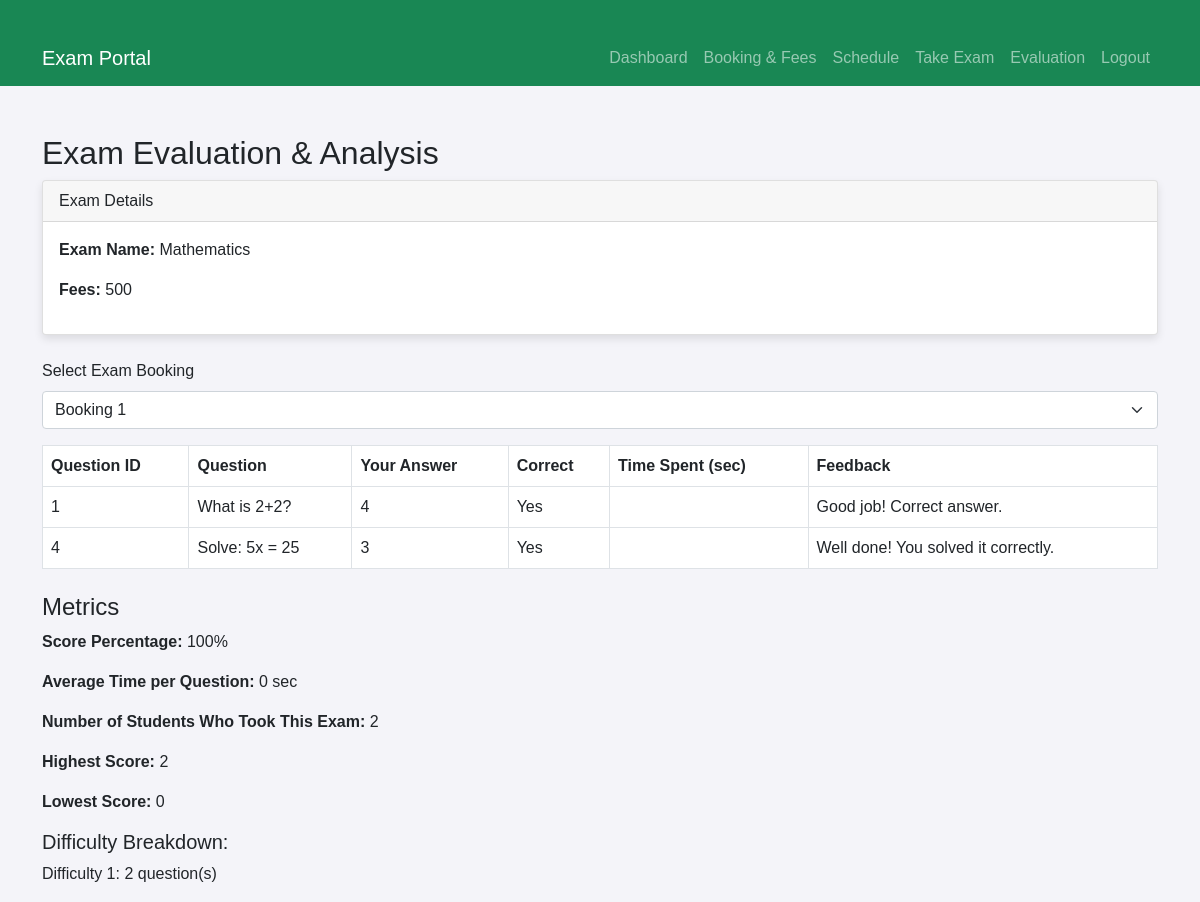
The app's page /pages/evaluation.php (signed in) with its own data.
### tables this page shows
CREATE TABLE
    exam (
        Exam_ID BIGINT PRIMARY key auto_increment NOT NULL,
        name VARCHAR(25) NOT NULL,
        fees INT (10) NOT NULL DEFAULT 0
    );

CREATE TABLE
    exam_results (
        result_ID BIGINT PRIMARY KEY AUTO_INCREMENT,
        booking_ID INT NOT NULL,
        QID INT NOT NULL,
        selected_option INT DEFAULT NULL,
        is_correct BOOLEAN DEFAULT NULL,
        start_time DATETIME NOT NULL DEFAULT CURRENT_TIMESTAMP,
        end_time DATETIME DEFAULT NULL,
        FOREIGN KEY (booking_ID) REFERENCES takes_exam (booking_ID) ON DELETE CASCADE,
        FOREIGN KEY (QID) REFERENCES questions (QID) ON DELETE CASCADE
    );

CREATE TABLE
    questions (
        QID INT NOT NULL PRIMARY key AUTO_INCREMENT,
        question text NOT NULL,
        difficulty INT NOT NULL,
        option1 text NOT NULL,
        option2 text NOT NULL,
        option3 text NOT NULL,
        option4 text NOT NULL,
        correct_option INT NOT NULL
    );

### pages/evaluation.php (the view, shortened to what this page needs)
<?php
require_once '../include/dbh.inc.php';
$roll = $_SESSION['roll'];
$stmt = $pdo->prepare("SELECT booking_ID, Exam_ID FROM takes_exam WHERE Roll_number = ? AND end_time IS NOT NULL ORDER BY booking_ID DESC");
$stmt->execute([$roll]);
$bookings = $stmt->fetchAll(PDO::FETCH_ASSOC);
$selectedBookingID = isset($_GET['bookingID']) ? $_GET['bookingID'] : $bookings[0]['booking_ID'];
$stmt = $pdo->prepare("SELECT Exam_ID FROM takes_exam WHERE booking_ID = ?");
$stmt->execute([$selectedBookingID]);
$examData = $stmt->fetch(PDO::FETCH_ASSOC);
$examID = $examData['Exam_ID'];
$stmt = $pdo->prepare("SELECT * FROM exam WHERE Exam_ID = ?");
$stmt->execute([$examID]);
$examDetails = $stmt->fetch(PDO::FETCH_ASSOC);
$stmt = $pdo->prepare("
    SELECT er.QID, q.question, er.selected_option, er.is_correct,
           TIMESTAMPDIFF(SECOND, er.start_time, er.end_time) AS time_spent,
           IFNULL(f.feedback_text, '') AS feedback_text, q.difficulty
    FROM exam_results er
    JOIN questions q ON er.QID = q.QID
    LEFT JOIN feedback f ON er.booking_ID = f.booking_ID AND er.QID = f.QID
    WHERE er.booking_ID = ?
");
$stmt->execute([$selectedBookingID]);
$results = $stmt->fetchAll(PDO::FETCH_ASSOC);
$totalQuestions = count($results);
$correctCount = 0;
$totalTime = 0;
$difficultyCounts = [];
foreach ($results as $row) {
    if ($row['is_correct']) {
        $correctCount++;
    }
    $totalTime += $row['time_spent'];
    $diff = $row['difficulty'];
    if (!isset($difficultyCounts[$diff])) {
        $difficultyCounts[$diff] = 0;
    }
    $difficultyCounts[$diff]++;
}
$scorePercentage = $totalQuestions > 0 ? round(($correctCount / $totalQuestions) * 100, 2) : 0;
$avgTimePerQuestion = $totalQuestions > 0 ? round($totalTime / $totalQuestions, 2) : 0;
$stmt = $pdo->prepare("SELECT COUNT(DISTINCT Roll_number) FROM takes_exam WHERE Exam_ID = ? AND end_time IS NOT NULL");
$stmt->execute([$examID]);
$studentCount = $stmt->fetchColumn();
$stmt = $pdo->prepare("SELECT MAX(correct_count) as highest, MIN(correct_count) as lowest FROM (
   SELECT booking_ID, SUM(is_correct) as correct_count FROM exam_results
   WHERE QID IN (SELECT QID FROM in_exam WHERE Exam_ID = ?)
   GROUP BY booking_ID
) sub");
$stmt->execute([$examID]);
$scoreData = $stmt->fetch(PDO::FETCH_ASSOC);
$analysisResult = [
    'avg_score' => round($scorePercentage, 2),
    'avg_time' => $avgTimePerQuestion,
    'studentCount' => $studentCount,
    'highest_score' => $scoreData['highest'] ?? 0,
    'lowest_score' => $scoreData['lowest'] ?? 0
];
?>
<!DOCTYPE html>
<html lang="en">
<head>
    <link href="https://cdn.jsdelivr.net/npm/bootstrap@5.0.2/dist/css/bootstrap.min.css" rel="stylesheet">
    <link rel="stylesheet" href="../css/style.css">
</head>
<body>
    <?php include 'navbar.php'; ?>
    <div class="container mt-5">
        <h2>Exam Evaluation & Analysis</h2>
        <div class="card mb-4">
            <div class="card-header">
                Exam Details
            </div>
            <div class="card-body">
                <p><strong>Exam Name:</strong> <?php echo htmlspecialchars($examDetails['name']); ?></p>
                <p><strong>Fees:</strong> <?php echo htmlspecialchars($examDetails['fees']); ?></p>
            </div>
        </div>
        <form method="get" action="evaluation.php">
            <div class="mb-3">
                <label for="bookingID" class="form-label">Select Exam Booking</label>
                <select name="bookingID" id="bookingID" class="form-select" onchange="this.form.submit()">
                    <?php foreach ($bookings as $b): ?>
                        <option value="<?php echo $b['booking_ID']; ?>" <?php if ($selectedBookingID == $b['booking_ID']) echo 'selected'; ?>>
                            Booking <?php echo $b['booking_ID']; ?>
                        </option>
                    <?php endforeach; ?>
                </select>
            </div>
        </form>
        <table class="table table-bordered">
            <thead>
                <tr>
                    <th>Question ID</th>
                    <th>Question</th>
                    <th>Your Answer</th>
                    <th>Correct</th>
                    <th>Time Spent (sec)</th>
                    <th>Feedback</th>
                </tr>
            </thead>
            <tbody>
                <?php foreach ($results as $row): ?>
                    <tr>
                        <td><?php echo htmlspecialchars($row['QID']); ?></td>
                        <td><?php echo htmlspecialchars($row['question']); ?></td>
                        <td><?php echo htmlspecialchars($row['selected_option']); ?></td>
                        <td><?php echo ($row['is_correct']) ? "Yes" : "No"; ?></td>
                        <td><?php echo htmlspecialchars($row['time_spent']); ?></td>
                        <td><?php echo htmlspecialchars($row['feedback_text']); ?></td>
                    </tr>
                <?php endforeach; ?>
            </tbody>
        </table>
        <div class="mt-4">
            <h4>Metrics</h4>
            <p><strong>Score Percentage:</strong> <?php echo $analysisResult['avg_score']; ?>%</p>
            <p><strong>Average Time per Question:</strong> <?php echo $analysisResult['avg_time']; ?> sec</p>
            <p><strong>Number of Students Who Took This Exam:</strong> <?php echo $analysisResult['studentCount']; ?></p>
            <p><strong>Highest Score:</strong> <?php echo $analysisResult['highest_score']; ?></p>
            <p><strong>Lowest Score:</strong> <?php echo $analysisResult['lowest_score']; ?></p>
            <h5>Difficulty Breakdown:</h5>
            <?php foreach ($difficultyCounts as $level => $count): ?>
                <p>Difficulty <?php echo $level; ?>: <?php echo $count; ?> question(s)</p>
            <?php endforeach; ?>
        </div>
    </div>
</body>
</html>

### css/style.css (style rules this page uses)
body { background-color: #f4f4f9; font-family: "Arial", sans-serif; }
.container { margin-top: 30px; }
.card { box-shadow: 0 4px 8px rgba(0, 0, 0, 0.1); }
.table { background-color: #fff; }

### records on screen
exam: name "Mathematics", fees "500"
exam_results: QID "1", QID.question "What is 2+2?", selected_option "4", is_correct "Yes", feedback_text "Good job! Correct answer."
exam_results: QID "4", QID.question "Solve: 5x = 25", selected_option "3", is_correct "Yes", feedback_text "Well done! You solved it correctly."

### other values on screen
$analysisResult['avg_score'] "100"
$analysisResult['avg_time'] "0"
$analysisResult['studentCount'] "2"
$analysisResult['highest_score'] "2"
$analysisResult['lowest_score'] "0"
$level "1"
$count "2"
